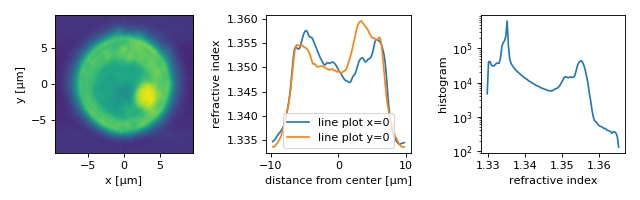

Generate this figure with Python:
"""HL60 cell

The quantitative phase data of an HL60 S/4 cell were recorded using
:abbr:`QLSI (quadri-wave lateral shearing interferometry)`.
The original dataset was used in a previous publication
:cite:`Schuermann2017` to illustrate the capabilities of combined
fluorescence and refractive index tomography.

The example data set is already aligned and background-corrected as
described in the original publication and the fluorescence data are
not included. The lzma-archive contains the sinogram data stored in
the :ref:`qpimage <qpimage:index>` file format and the rotational
positions of each sinogram image as a text file.

The figure reproduces parts of figure 4 of the original manuscript.
Note that minor deviations from the original figure can be attributed
to the strong compression (scale offset filter) and due to the fact
that the original sinogram images were cropped from 196x196 px to
140x140 px (which in particular affects the background-part of the
refractive index histogram).
"""
import pathlib
import tarfile
import tempfile

import matplotlib.pylab as plt
import numpy as np
import odtbrain as odt
import qpimage

from example_helper import get_file, extract_lzma


# ascertain the data
path = get_file("qlsi_3d_hl60-cell_A140.tar.lzma")
tarf = extract_lzma(path)
tdir = tempfile.mkdtemp(prefix="odtbrain_example_")

with tarfile.open(tarf) as tf:
    tf.extract("series.h5", path=tdir)
    angles = np.loadtxt(tf.extractfile("angles.txt"))

# extract the complex field sinogram from the qpimage series data
h5file = pathlib.Path(tdir) / "series.h5"
with qpimage.QPSeries(h5file=h5file, h5mode="r") as qps:
    qp0 = qps[0]
    meta = qp0.meta
    sino = np.zeros((len(qps), qp0.shape[0], qp0.shape[1]), dtype=np.complex)
    for ii in range(len(qps)):
        sino[ii] = qps[ii].field

# perform backgpropagation
u_sinR = odt.sinogram_as_rytov(sino)
res = meta["wavelength"] / meta["pixel size"]
nm = meta["medium index"]

fR = odt.backpropagate_3d(uSin=u_sinR,
                          angles=angles,
                          res=res,
                          nm=nm)

ri = odt.odt_to_ri(fR, res, nm)

# plot results
ext = meta["pixel size"] * 1e6 * 70
kw = {"vmin": ri.real.min(),
      "vmax": ri.real.max(),
      "extent": [-ext, ext, -ext, ext]}
fig, axes = plt.subplots(1, 3, figsize=(8, 2.5))
axes[0].imshow(ri[70, :, :].real, **kw)
axes[0].set_xlabel("x [µm]")
axes[0].set_ylabel("y [µm]")

x = np.linspace(-ext, ext, 140)
axes[1].plot(x, ri[70, :, 70], label="line plot x=0")
axes[1].plot(x, ri[70, 70, :], label="line plot y=0")
axes[1].set_xlabel("distance from center [µm]")
axes[1].set_ylabel("refractive index")
axes[1].legend()


hist, xh = np.histogram(ri.real, bins=100)
axes[2].plot(xh[1:], hist)
axes[2].set_yscale('log')
axes[2].set_xlabel("refractive index")
axes[2].set_ylabel("histogram")

plt.tight_layout()
plt.show()
